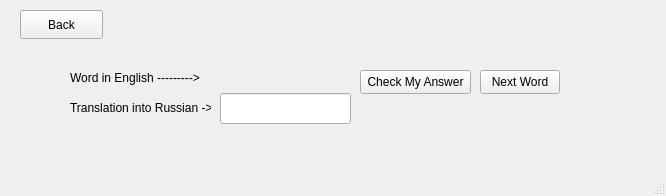
<?xml version="1.0" encoding="UTF-8"?>
<ui version="4.0">
 <class>EndlessTest</class>
 <widget class="QMainWindow" name="EndlessTest">
  <property name="geometry">
   <rect>
    <x>0</x>
    <y>0</y>
    <width>666</width>
    <height>196</height>
   </rect>
  </property>
  <property name="windowTitle">
   <string>Endless Test</string>
  </property>
  <widget class="QWidget" name="centralwidget">
   <widget class="QLabel" name="label">
    <property name="geometry">
     <rect>
      <x>70</x>
      <y>70</y>
      <width>141</width>
      <height>16</height>
     </rect>
    </property>
    <property name="text">
     <string>Word in English ---------&gt;</string>
    </property>
   </widget>
   <widget class="QLineEdit" name="rusWordField">
    <property name="geometry">
     <rect>
      <x>220</x>
      <y>93</y>
      <width>131</width>
      <height>31</height>
     </rect>
    </property>
    <property name="text">
     <string/>
    </property>
   </widget>
   <widget class="QLabel" name="label_2">
    <property name="geometry">
     <rect>
      <x>70</x>
      <y>100</y>
      <width>141</width>
      <height>16</height>
     </rect>
    </property>
    <property name="text">
     <string>Translation into Russian -&gt;</string>
    </property>
   </widget>
   <widget class="QLabel" name="correctOrWrongLabel">
    <property name="geometry">
     <rect>
      <x>370</x>
      <y>100</y>
      <width>141</width>
      <height>16</height>
     </rect>
    </property>
    <property name="text">
     <string/>
    </property>
   </widget>
   <widget class="QLabel" name="correctAnswerLabel">
    <property name="geometry">
     <rect>
      <x>510</x>
      <y>100</y>
      <width>121</width>
      <height>16</height>
     </rect>
    </property>
    <property name="text">
     <string/>
    </property>
   </widget>
   <widget class="QPushButton" name="nextButton">
    <property name="geometry">
     <rect>
      <x>480</x>
      <y>70</y>
      <width>80</width>
      <height>24</height>
     </rect>
    </property>
    <property name="text">
     <string>Next Word</string>
    </property>
   </widget>
   <widget class="QLabel" name="engWordLabel">
    <property name="geometry">
     <rect>
      <x>220</x>
      <y>70</y>
      <width>131</width>
      <height>16</height>
     </rect>
    </property>
    <property name="text">
     <string/>
    </property>
   </widget>
   <widget class="QPushButton" name="checkButton">
    <property name="geometry">
     <rect>
      <x>360</x>
      <y>70</y>
      <width>111</width>
      <height>24</height>
     </rect>
    </property>
    <property name="text">
     <string>Check My Answer</string>
    </property>
   </widget>
   <widget class="QPushButton" name="backButton">
    <property name="geometry">
     <rect>
      <x>20</x>
      <y>10</y>
      <width>83</width>
      <height>29</height>
     </rect>
    </property>
    <property name="text">
     <string>Back</string>
    </property>
   </widget>
  </widget>
  <widget class="QStatusBar" name="statusbar"/>
 </widget>
 <resources/>
 <connections/>
</ui>
